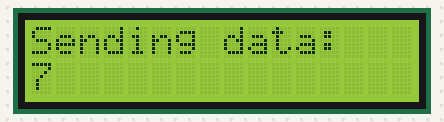
Bench run of a sketch on a simulated Arduino Nano, built with avr-gcc and run on an emulated ATmega328P. Parts: 16×2 character LCD. Random numbers use the default seed unless the sketch sets one; no radio packets arrive unless stated.

Above: at 0.2 s.
At 4.9 s:
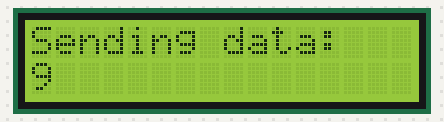
At 9.5 s:
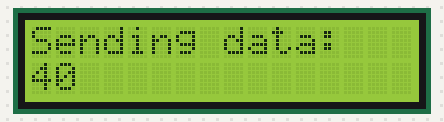
At 19.4 s:
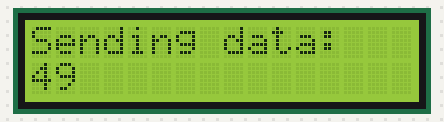
At 29.3 s:
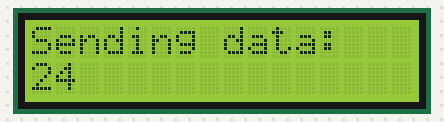
At 39.2 s:
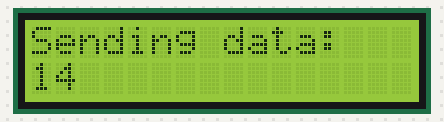

Measured:
- what the display in image 1 shows lasts 0.5 s, from 4.8 s to 5.3 s

The sketch:

16.4.ino
```cpp
// NRF24L01 Module Tutorial - Code for Transmitter using Arduino NANO

//Include needed Libraries at beginning
#include "nRF24L01.h" //NRF24L01 library created by TMRh20 https://github.com/TMRh20/RF24
#include "RF24.h"
#include "SPI.h"

#include <LiquidCrystal_I2C.h>
LiquidCrystal_I2C lcd(0x27, 16, 2); // set the LCD address to 0x3F for a 16 chars and 2 line display

#define SwitchPin 8 // Arcade switch is connected to Pin 8 on NANO
int SentMessage[1] = {000}; // Used to store value before being sent through the NRF24L01

RF24 radio(9, 10); // NRF24L01 used SPI pins + Pin 9 and 10 on the NANO
const uint64_t pipe = 0xE6E6E6E6E6E6; // Needs to be the same for communicating between 2 NRF24L01

void setup(void) {

 lcd.init();
 lcd.backlight();
 lcd.setCursor(0, 0);
 lcd.print("Initializinglcd.setCursor(0, 1)");
 lcd.print("Transmitterdelay(2000)");

 radio.begin(); // Start the NRF24L01

 // Max power
 radio.setPALevel( RF24_PA_MAX ) ;

 // Min speed (for better range I presume)
 radio.setDataRate( RF24_250KBPS ) ;

 // 8 bits CRC
 radio.setCRCLength( RF24_CRC_8 ) ;

 // increase the delay between retries & # of retries
 radio.setRetries(15, 15);
 radio.setAutoAck(false);
 radio.openWritingPipe(pipe); // Get NRF24L01 ready to transmit
}

void loop(void) {

 int num ;
 num = random(0, 100);
 SentMessage[0] = num;
 outputToLCD("Sending data:", (String) SentMessage[0], 0);
 radio.write(SentMessage, 1); // Send value through NRF24L01
 delay(500);

}

void outputToLCD(String message1, String message2, int delayValue) {
 lcd.clear();
 lcd.setCursor(0, 0);
 lcd.print(message1);
 lcd.setCursor(0, 1);
 lcd.print(message2);
 delay(delayValue);
}
```
